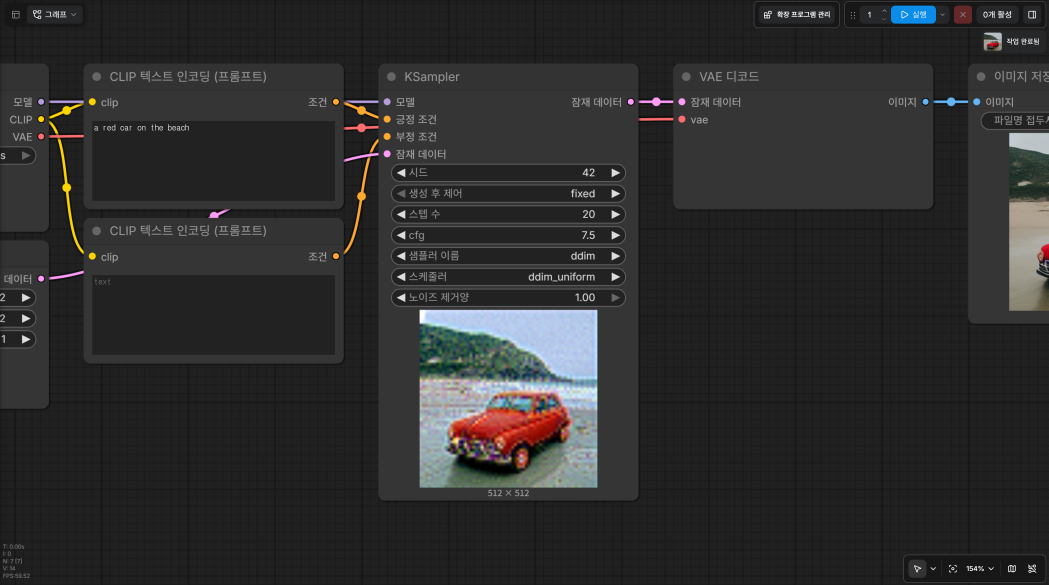
#> input picture 5-2/screens/c2_ksampler.png, 4194 x 2340 px, given in place of c1_sd15_graph.png, which was not available (shown at 1/4 size)
$ python annotate.py
#> lines starting #> are read from the running program, lines starting #| are printed output that depends on the picture; pictures that were not available may be replaced by others from this repository, and a replacement may not be noted
# ComfyUI 캡처 → 잘라서 번호 표시(①②…)를 얹은 슬라이드용 그림
#   좌표는 캡처를 가로 2000 으로 줄여 본 화면 기준(실제 픽셀 = 좌표 × 원본폭/2000)
from PIL import Image, ImageDraw, ImageFont
S, O = '/work/5-2/screens', '/work/5-2/screens/slide'
import os; os.makedirs(O, exist_ok=True)
FB = '/usr/share/fonts/truetype/nanum/NanumGothicBold.ttf'
ORG = (242, 107, 58)

def mark(src, crop, items, out, width=2000):
#> called with src = 'c1_sd15_graph', crop = (0, 225, 1950, 845), out = 'A_sd15', width = 2000
    im = Image.open(f'{S}/{src}.png').convert('RGB')
#> im is the input picture: PIL image 4194x2340 RGB; mean R, G, B 45.4, 45.3, 45.3
    f = im.width / 2000
#> f = 2.1
    im = im.crop(tuple(int(v * f) for v in crop))
#> im: PIL image 4089x1300 RGB
    k = width / im.width
#> k = 0.489
    im = im.resize((width, int(im.height * k)), Image.LANCZOS)
#> im: PIL image 2000x635 RGB
    d = ImageDraw.Draw(im)
    s = f * k                                  # 화면 좌표 → 출력 좌표 배율
#> s = 1.03
    r = int(22 * s); font = ImageFont.truetype(FB, int(28 * s))
#> after `r = int(22 * s)`: r = 22
    for n, box, at in items:
        if box:
            x0, y0, x1, y1 = [(v - crop[i % 2]) * s for i, v in enumerate(box)]
            d.rounded_rectangle((x0, y0, x1, y1), radius=int(10 * s), outline=ORG, width=max(3, int(5 * s)))
        cx, cy = [(v - crop[i]) * s for i, v in enumerate(at)]
        d.ellipse((cx - r, cy - r, cx + r, cy + r), fill=ORG, outline='white', width=max(2, int(3 * s)))
        d.text((cx, cy), str(n), fill='white', font=font, anchor='mm')
    im.save(f'{O}/{out}.png', optimize=True)
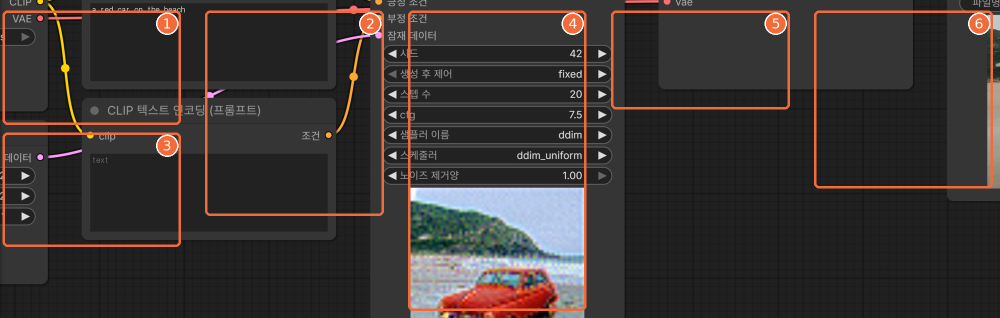
#> saved as A_sd15.png: PIL image 2000x635 RGB (shown at 1/2 size); mean R, G, B 57, 51.6, 49.9
    print(out, im.size)
#| A_sd15 (2000, 635)

TR = lambda b, dx=-26, dy=26: (b[2] + dx, b[1] + dy)      # 상자 오른쪽 위 안쪽

# A · SD1.5 그래프 실행 결과
b = [(5, 245, 352, 468), (400, 245, 748, 645), (5, 483, 352, 706), (796, 245, 1143, 830), (1191, 245, 1539, 438), (1587, 245, 1935, 592)]
mark('c1_sd15_graph', (0, 225, 1950, 845), [(i + 1, x, TR(x)) for i, x in enumerate(b)], 'A_sd15')

# B · KSampler 확대
rows = [194, 244, 294, 329, 408, 448, 488, 527, 567]
items = [(i + 1, None, (1252, y)) for i, y in enumerate(rows)] + [(10, (800, 590, 1139, 930), (1252, 760))]
items[1] = (2, (735, 214, 900, 274), (1252, 244))
mark('c2_ksampler', (680, 115, 1290, 965), items, 'B_ksampler', width=1200)
#> call 2 of mark, with src = 'c2_ksampler', crop = (680, 115, 1290, 965), out = 'B_ksampler', width = 1200
#> in mark (call 2), `im.save(f'{O}/{out}.png', optimize=True)`:
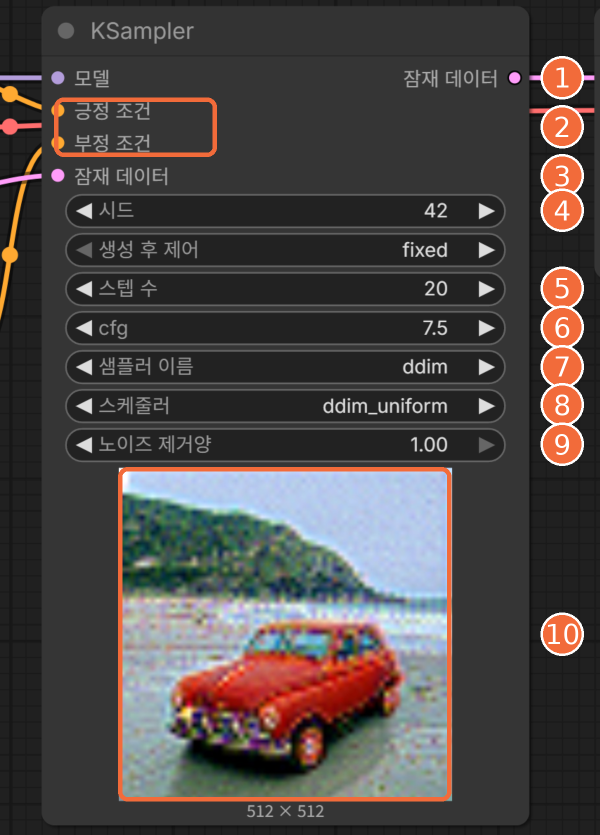
#> saved as B_ksampler.png: PIL image 1200x1670 RGB (shown at 1/2 size); mean R, G, B 75.7, 70.2, 69.1
#| B_ksampler (1200, 1670)

# E · FLUX
b = [(5, 198, 293, 335), (5, 345, 293, 532), (661, 198, 950, 360), (1003, 379, 1265, 399), (5, 688, 293, 875), (5, 543, 293, 678)]
mark('c5_flux_graph', (0, 175, 1945, 885), [(i + 1, x, TR(x) if i != 3 else (x[2] + 30, (x[1] + x[3]) / 2)) for i, x in enumerate(b)], 'E_flux')
#> call 3 of mark, with src = 'c5_flux_graph', crop = (0, 175, 1945, 885), out = 'E_flux', width = 2000
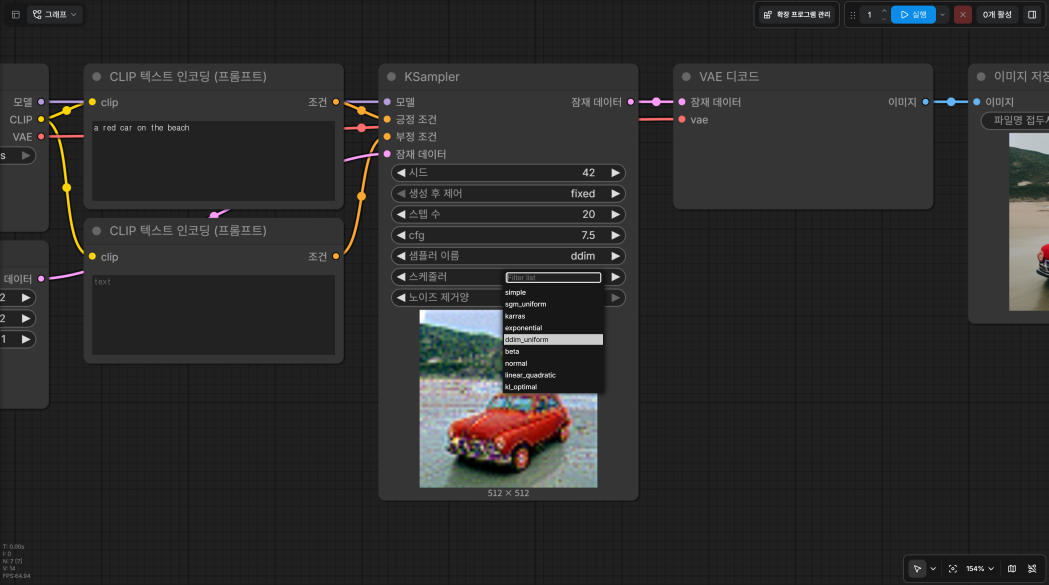
#> input picture 5-2/screens/c4_scheduler_list.png, 4194 x 2340 px, given in place of c5_flux_graph.png, which was not available (shown at 1/4 size)
#> in mark, im is the input picture: PIL image 4194x2340 RGB; mean R, G, B 43.8, 43.4, 43.1
#> in mark (call 3), `im = im.crop(tuple(int(v * f) for v in crop))`:
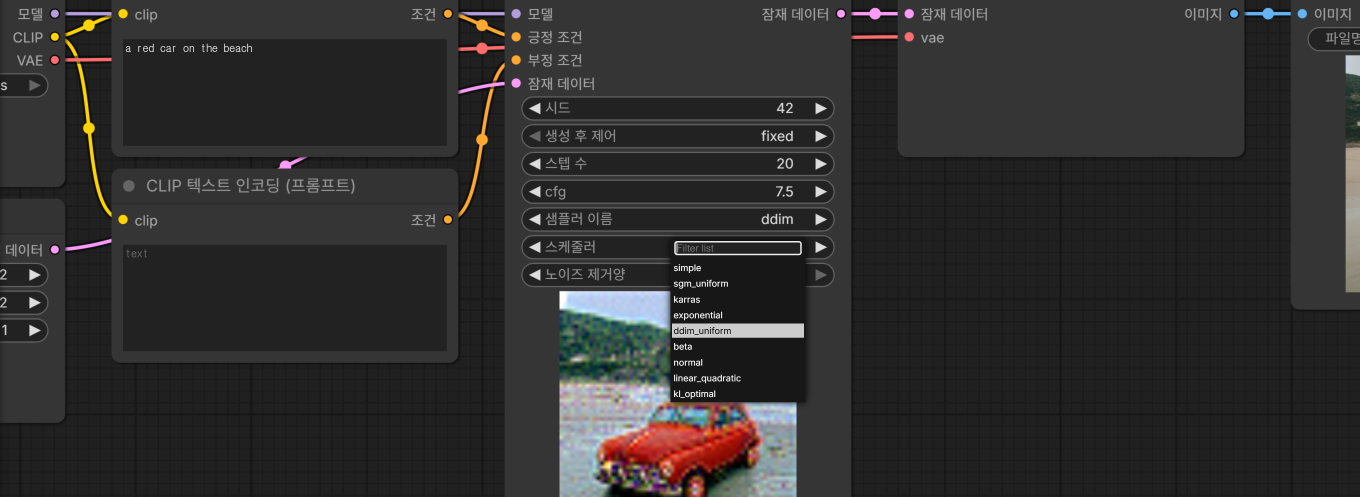
#> im: PIL image 4078x1489 RGB (shown at 1/3 size); mean R, G, B 47.5, 46.5, 46.1
#> in mark (call 3), `im.save(f'{O}/{out}.png', optimize=True)`:
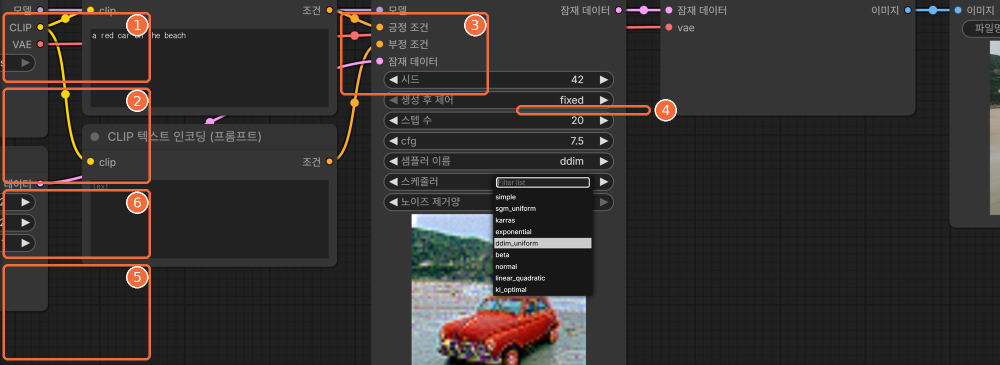
#> saved as E_flux.png: PIL image 2000x730 RGB (shown at 1/2 size); mean R, G, B 52.1, 48.2, 46.8
#| E_flux (2000, 730)

# F · Qwen-Image
b = [(5, 145, 352, 308), (5, 322, 352, 515), (400, 145, 748, 338), (400, 560, 748, 752), (5, 705, 352, 930), (812, 364, 1127, 384)]
mark('c6_qwen_graph', (0, 115, 1945, 940), [(i + 1, x, TR(x) if i != 5 else (x[2] + 30, (x[1] + x[3]) / 2)) for i, x in enumerate(b)], 'F_qwen')
#> call 4 of mark, with src = 'c6_qwen_graph', crop = (0, 115, 1945, 940), out = 'F_qwen', width = 2000
#> in mark (call 4), `im = im.crop(tuple(int(v * f) for v in crop))`:
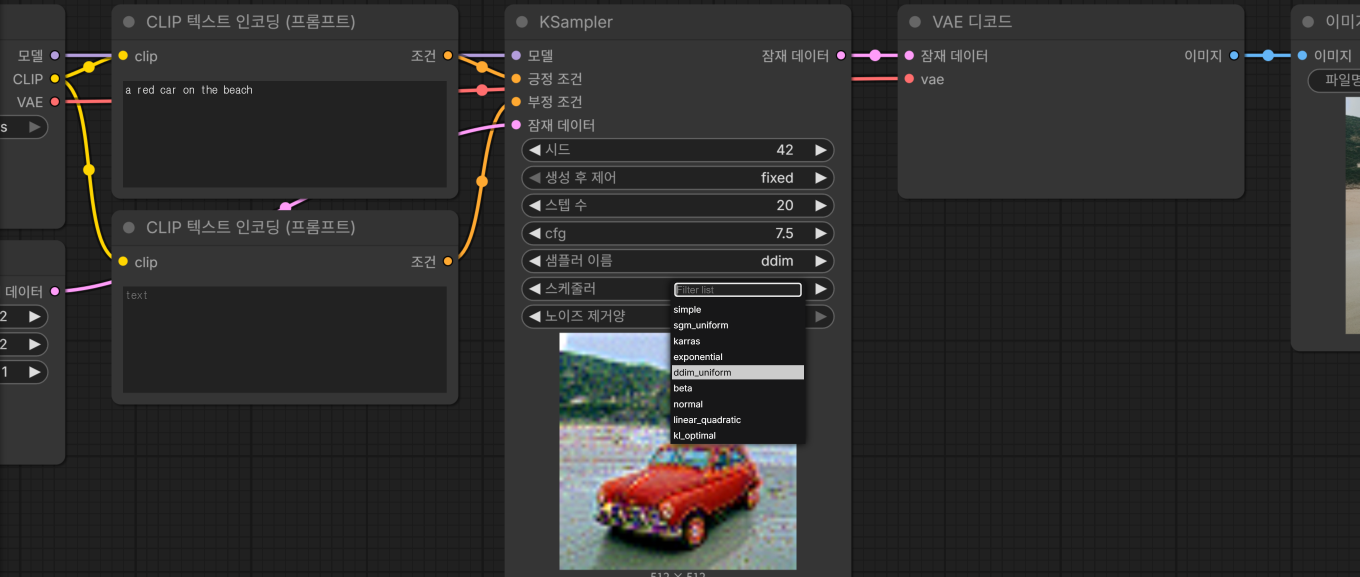
#> im: PIL image 4078x1730 RGB (shown at 1/3 size); mean R, G, B 47.3, 46.6, 46.2
#> in mark (call 4), `im.save(f'{O}/{out}.png', optimize=True)`:
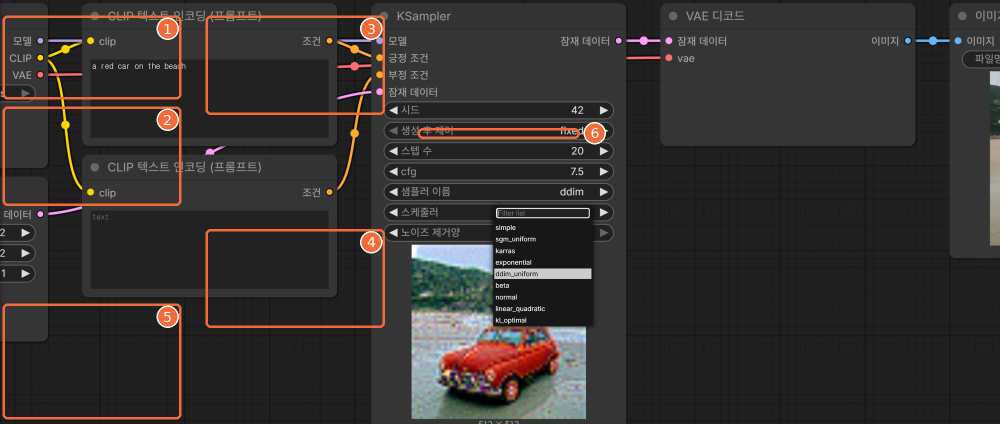
#> saved as F_qwen.png: PIL image 2000x848 RGB (shown at 1/2 size); mean R, G, B 52, 48.3, 46.8
#| F_qwen (2000, 848)

# G · Z-Image (출력 노드까지)
b = [(103, 57, 415, 230), (103, 242, 415, 415), (458, 57, 770, 230), (813, 520, 1127, 835), (1524, 57, 1836, 368)]
#> (the run stopped early here; a loop or call above may not have finished)
